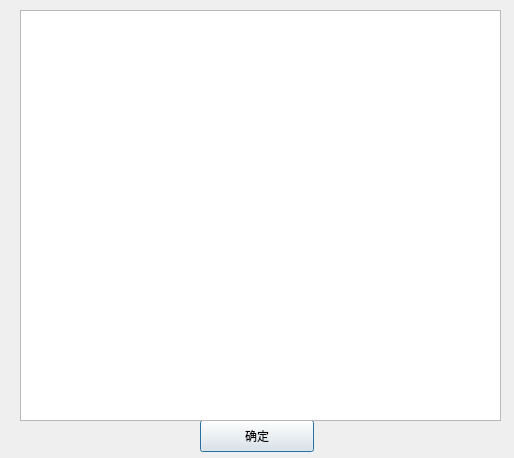
<?xml version="1.0" encoding="UTF-8"?>
<ui version="4.0">
 <class>Dialog</class>
 <widget class="QDialog" name="Dialog">
  <property name="geometry">
   <rect>
    <x>0</x>
    <y>0</y>
    <width>514</width>
    <height>458</height>
   </rect>
  </property>
  <property name="windowTitle">
   <string>Dialog</string>
  </property>
  <widget class="QPushButton" name="Confirm">
   <property name="geometry">
    <rect>
     <x>200</x>
     <y>420</y>
     <width>114</width>
     <height>32</height>
    </rect>
   </property>
   <property name="text">
    <string>确定</string>
   </property>
  </widget>
  <widget class="QTextBrowser" name="ResultBrowser">
   <property name="geometry">
    <rect>
     <x>20</x>
     <y>10</y>
     <width>481</width>
     <height>411</height>
    </rect>
   </property>
  </widget>
 </widget>
 <resources/>
 <connections/>
</ui>
